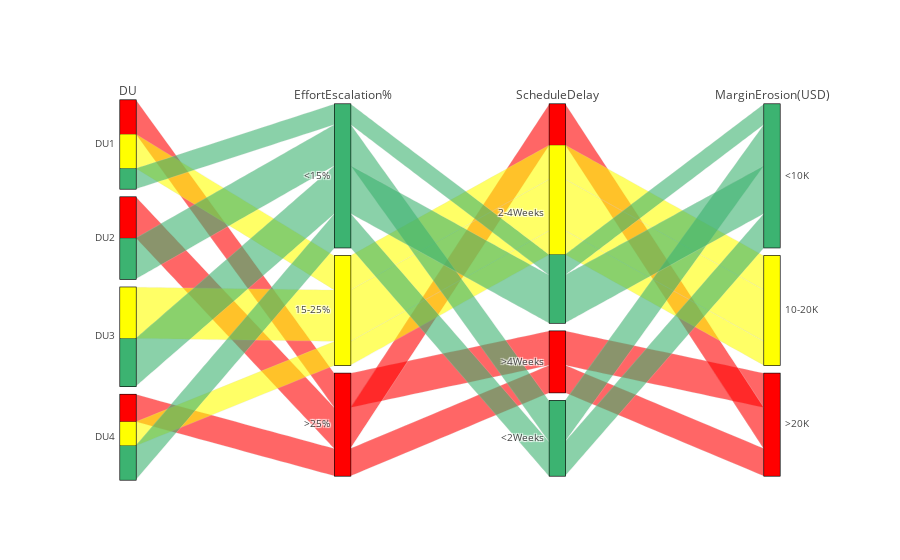

The cell this chart's notebook holds for it:
### Code cell
parcats = go.Parcats(
    dimensions=[
        {'label': 'DU',
         'values': ['DU1', 'DU1', 'DU1', 'DU2','DU2','DU3', 'DU3','DU4', 'DU4', 'DU4']},
        {'label': 'EffortEscalation%',
         'values': ['<15%', '15-25%', '>25%','<15%', '>25%', '<15%', '15-25%', '<15%', '15-25%', '>25%']},  
        {'label': 'ScheduleDelay',
         'values': ['2-4Weeks', '2-4Weeks', '>4Weeks','<2Weeks', '2-4Weeks', '2-4Weeks', '2-4Weeks', '<2Weeks', '2-4Weeks', '>4Weeks']},     
        {'label': 'MarginErosion(USD)',
         'values': ['<10K', '10-20K','>20K', '<10K','>20K', '<10K','10-20K', '<10K','10-20K', '>20K' ]}    
    ],
    counts=[6, 10, 10, 12, 12,14, 15, 10, 7,8],
    line={'color': [1, 0.5,0, 1,0, 1,0.5, 1,0.5, 0 ],
        'colorscale' : [[0, 'red'],[0.5, 'yellow'], [1, 'mediumseagreen']]
    
        }
)

iplot([parcats])

### Figure 1 — Plotly figure (JSON) as saved in the notebook; plotly's stock layout.template omitted (floating-point values rounded to 4 significant figures)
{"data": [{"counts": [6, 10, 10, 12, 12, 14, 15, 10, 7, 8], "dimensions": [{"label": "DU", "values": ["DU1", "DU1", "DU1", "DU2", "DU2", "DU3", "DU3", "DU4", "DU4", "DU4"]}, {"label": "EffortEscalation%", "values": ["<15%", "15-25%", ">25%", "<15%", ">25%", "<15%", "15-25%", "<15%", "15-25%", ">25%"]}, {"label": "ScheduleDelay", "values": ["2-4Weeks", "2-4Weeks", ">4Weeks", "<2Weeks", "2-4Weeks", "2-4Weeks", "2-4Weeks", "<2Weeks", "2-4Weeks", ">4Weeks"]}, {"label": "MarginErosion(USD)", "values": ["<10K", "10-20K", ">20K", "<10K", ">20K", "<10K", "10-20K", "<10K", "10-20K", ">20K"]}], "line": {"color": [1, 0.5, 0, 1, 0, 1, 0.5, 1, 0.5, 0], "colorscale": [[0, "red"], [0.5, "yellow"], [1, "mediumseagreen"]]}, "type": "parcats", "uid": "76b3faa8-7809-41f7-8cc8-76319f90dc39"}], "layout": {}}
